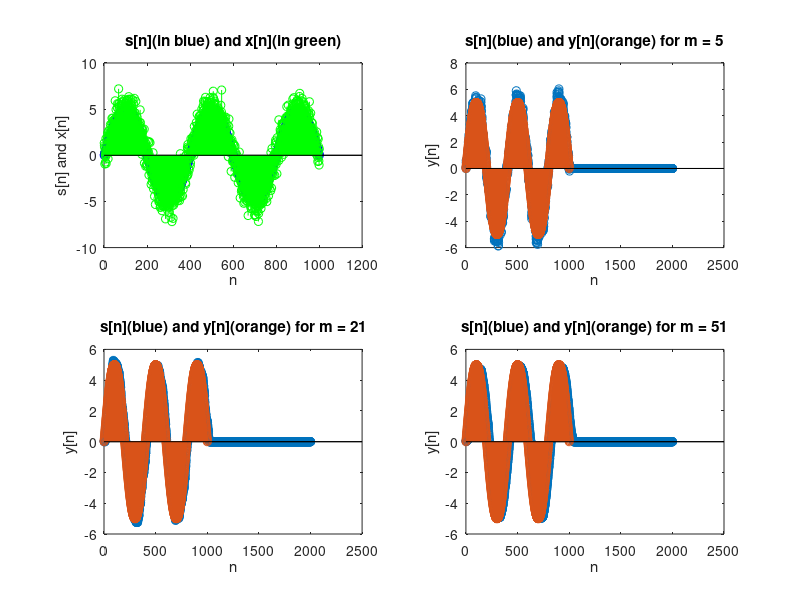

This chart was generated by the following MATLAB code:
w0 = pi/200;

h = zeros(1001,1);
for k = 1:5
    h(k) = 1/5;
end  
x = zeros(1001,1);
s = zeros(1001,1);

for k = 1:1001
    s(k) = 5*sin(w0*(k-1));
    x(k) = s(k) + randn();
end 

s1 = conv(h, x, 'full');

h = zeros(1001,1);
for k = 1:21
    h(k) = 1/21;
end  
x = zeros(1001,1);
s = zeros(1001,1);

for k = 1:1001
    s(k) = 5*sin(w0*(k-1));
    x(k) = s(k) + randn();
end 

s2 = conv(h, x, 'full');

h = zeros(1001,1);
for k = 1:51
    h(k) = 1/51;
end  
x = zeros(1001,1);
s = zeros(1001,1);

for k = 1:1001
    s(k) = 5*sin(w0*(k-1));
    x(k) = s(k) + randn();
end 

s3 = conv(h, x, 'full');


figure()
subplot(2,2,1)
stem(1:1001,s,'blue');
hold on
stem(1:1001,x,'green');
xlabel('n');
ylabel('s[n] and x[n]');
title('s[n](in blue) and x[n](in green)');
subplot(2,2,2)
stem(s1);
hold on
stem(s);
xlabel('n');
ylabel('y[n]');
title('s[n](blue) and y[n](orange) for m = 5');
subplot(2,2,3)
stem(s2);
hold on
stem(s);
xlabel('n');
ylabel('y[n]');
title('s[n](blue) and y[n](orange) for m = 21');
subplot(2,2,4)
stem(s3);
hold on
stem(s);
xlabel('n');
ylabel('y[n]');
title('s[n](blue) and y[n](orange) for m = 51');

